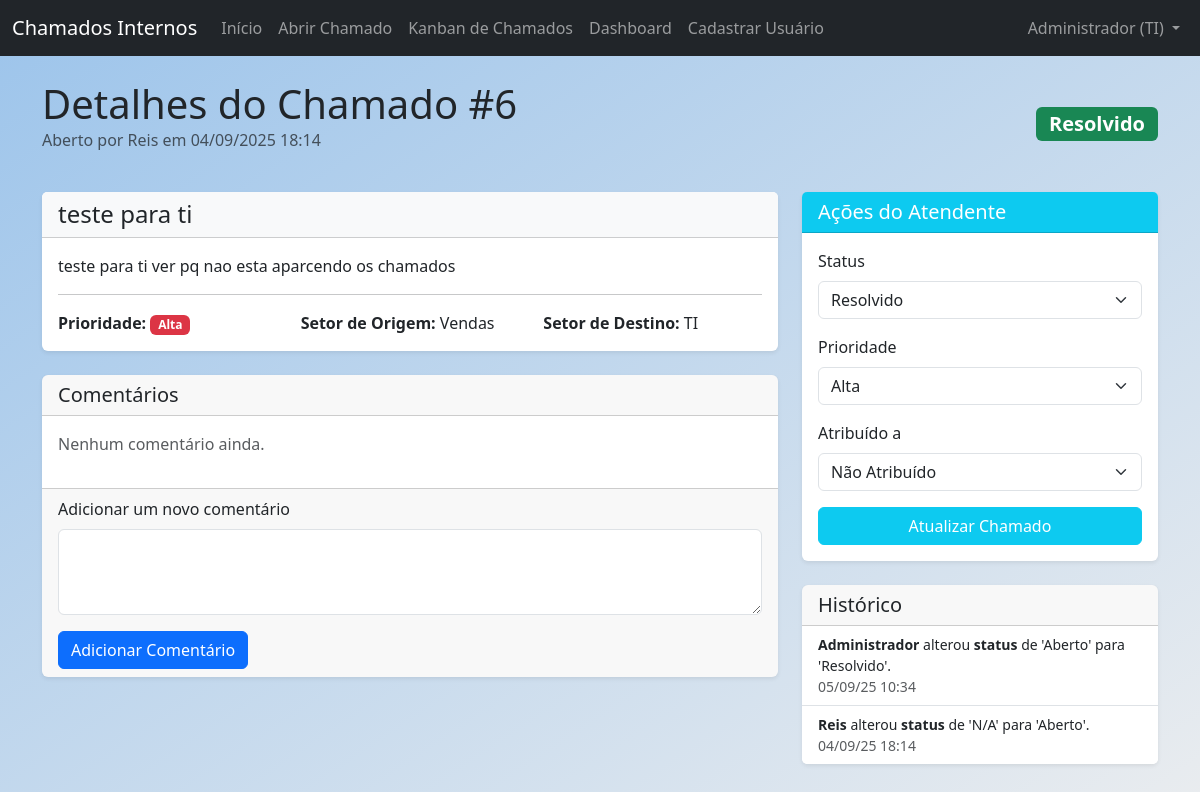
The app's page /ticket/6 (signed in) with its own data.
### app/models.py (models this page shows, shortened)
class User(db.Model, UserMixin):
    id = db.Column(db.Integer, primary_key=True)
    name = db.Column(db.String(100), nullable=False)
    email = db.Column(db.String(120), unique=True, nullable=False)
    sector = db.Column(db.String(50), nullable=False)
    password = db.Column(db.String(128), nullable=False)
    access_level = db.Column(db.String(20), nullable=False, default='colaborador') # colaborador, tecnico, administrador
    created_at = db.Column(db.DateTime, default=datetime.utcnow)
    tickets_created = db.relationship('Ticket', backref='author', lazy=True, foreign_keys='Ticket.user_id')
    tickets_assigned = db.relationship('Ticket', backref='assignee_user', lazy=True, foreign_keys='Ticket.assigned_to')
    comments = db.relationship('Comment', backref='comment_author', lazy=True)

class Ticket(db.Model):
    id = db.Column(db.Integer, primary_key=True)
    title = db.Column(db.String(150), nullable=False)
    description = db.Column(db.Text, nullable=False)
    user_id = db.Column(db.Integer, db.ForeignKey('user.id'), nullable=False) # Quem abriu o chamado
    origin_sector = db.Column(db.String(50), nullable=False)
    target_sector = db.Column(db.String(50), nullable=False)
    priority = db.Column(db.String(20), nullable=False, default='baixa') # baixa, media, alta
    status = db.Column(db.String(20), nullable=False, default='Aberto') # Aberto, Em Atendimento, Resolvido, Fechado
    created_at = db.Column(db.DateTime, default=datetime.utcnow)
    updated_at = db.Column(db.DateTime, default=datetime.utcnow, onupdate=datetime.utcnow)
    assigned_to = db.Column(db.Integer, db.ForeignKey('user.id'), nullable=True) # Quem está atendendo
    comments = db.relationship('Comment', backref='ticket', lazy=True, cascade="all, delete-orphan")
    history = db.relationship('TicketHistory', backref='ticket', lazy=True, cascade="all, delete-orphan")

class TicketHistory(db.Model):
    id = db.Column(db.Integer, primary_key=True)
    ticket_id = db.Column(db.Integer, db.ForeignKey('ticket.id'), nullable=False)
    changed_by_user_id = db.Column(db.Integer, db.ForeignKey('user.id'), nullable=True) # Usuário que fez a alteração
    field_changed = db.Column(db.String(50), nullable=False) # Ex: 'status', 'assigned_to', 'priority'
    old_value = db.Column(db.String(100), nullable=True)
    new_value = db.Column(db.String(100), nullable=True)
    timestamp = db.Column(db.DateTime, default=datetime.utcnow)
    changed_by = db.relationship('User', backref='history_changes', lazy=True)

### app/routes.py (the view, shortened to what this page needs)
@main.route('/ticket/<int:ticket_id>', methods=['GET', 'POST'])
@login_required
def view_ticket(ticket_id):
    ticket = Ticket.query.get_or_404(ticket_id)
    if ticket.user_id != current_user.id and \
       not (is_tecnico() and (ticket.target_sector == current_user.sector or ticket.origin_sector == current_user.sector or is_admin())):
        abort(403) # Usuário não tem permissão para ver este chamado
    comment_form = CommentForm()
    update_form = TicketUpdateForm()
    tecnicos = User.query.filter(or_(User.access_level == 'tecnico', User.access_level == 'administrador')).filter_by(sector=ticket.target_sector).all()
    update_form.assigned_to.choices = [(0, 'Não Atribuído')] + [(t.id, t.name) for t in tecnicos]
    if request.method == 'GET':
        update_form.status.data = ticket.status
        update_form.priority.data = ticket.priority
        update_form.assigned_to.data = ticket.assigned_to if ticket.assigned_to else 0 # Define como 0 se não atribuído
    return render_template('view_ticket.html',
                           title=ticket.title,
                           ticket=ticket,
                           comment_form=comment_form,
                           update_form=update_form,
                           is_tecnico=is_tecnico(),
                           is_admin=is_admin())

### app/forms.py
class CommentForm(FlaskForm):
    content = TextAreaField('Adicionar um novo comentário', validators=[DataRequired(), Length(min=5)])
    submit_comment = SubmitField('Adicionar Comentário')

class TicketUpdateForm(FlaskForm):
    status = SelectField('Status', choices=[
        ('Aberto', 'Aberto'),
        ('Em Atendimento', 'Em Atendimento'),
        ('Resolvido', 'Resolvido'),
        ('Fechado', 'Fechado')
    ], validators=[DataRequired()])
    priority = SelectField('Prioridade', choices=[
        ('baixa', 'Baixa'),
        ('media', 'Média'),
        ('alta', 'Alta')
    ], validators=[DataRequired()])
    assigned_to = SelectField('Atribuído a', choices=[], coerce=int)
    submit_update = SubmitField('Atualizar Chamado')

### app/__init__.py (called while the page is built)
@login_manager.user_loader
def load_user(user_id):
    from app.models import User
    return User.query.get(int(user_id))

### app/routes.py (called while the page is built)
def is_admin():
    return current_user.is_authenticated and current_user.access_level == 'administrador'

def is_tecnico():
    return current_user.is_authenticated and (current_user.access_level == 'tecnico' or current_user.access_level == 'administrador')

### app/templates/view_ticket.html (shortened to what this page needs)
{% extends "base.html" %}
{% block content %}
    <div class="d-flex justify-content-between align-items-center mb-4">
        <div>
            <h1 class="mb-0">Detalhes do Chamado #{{ ticket.id }}</h1>
            <p class="text-muted">Aberto por {{ ticket.author.name }} em {{ ticket.created_at.strftime('%d/%m/%Y %H:%M') }}</p>
        </div>
        <span class="badge fs-5
            {% if ticket.status == 'Aberto' %} bg-primary
            {% elif ticket.status == 'Em Atendimento' %} bg-dark
            {% elif ticket.status == 'Resolvido' %} bg-success
            {% else %} bg-secondary
            {% endif %}">
            {{ ticket.status }}
        </span>
    </div>
    <div class="row">
        <div class="col-md-8">
            <div class="card shadow-sm mb-4">
                <div class="card-header bg-light">
                    <h4 class="mb-0">{{ ticket.title }}</h4>
                </div>
                <div class="card-body">
                    <p class="card-text" style="white-space: pre-wrap;">{{ ticket.description }}</p>
                    <hr>
                    <div class="row">
                        <div class="col-sm-4"><strong>Prioridade:</strong>
                            {% if ticket.priority == 'alta' %}<span class="badge bg-danger">Alta</span>
                            {% elif ticket.priority == 'media' %}<span class="badge bg-warning text-dark">Média</span>
                            {% else %}<span class="badge bg-info">Baixa</span>{% endif %}
                        </div>
                        <div class="col-sm-4"><strong>Setor de Origem:</strong> {{ ticket.origin_sector }}</div>
                        <div class="col-sm-4"><strong>Setor de Destino:</strong> {{ ticket.target_sector }}</div>
                    </div>
                </div>
            </div>
            <div class="card shadow-sm mb-4">
                <div class="card-header"><h5 class="mb-0">Comentários</h5></div>
                <div class="card-body">
                    {% for comment in ticket.comments|sort(attribute='created_at', reverse=True) %}
                        <div class="d-flex mb-3">
                            <div class="flex-shrink-0 me-3">
                                <i class="fas fa-user-circle fa-2x text-muted"></i>
                            </div>
                            <div class="flex-grow-1">
                                <strong>{{ comment.comment_author.name }}</strong> <small class="text-muted ms-2">{{ comment.created_at.strftime('%d/%m/%Y %H:%M') }}</small>
                                <p>{{ comment.content }}</p>
                            </div>
                        </div>
                        {% if not loop.last %}<hr>{% endif %}
                    {% else %}
                        <p class="text-muted">Nenhum comentário ainda.</p>
                    {% endfor %}
                </div>
                <div class="card-footer">
                    <form method="POST" action="">
                        <div class="mb-3">
                            {{ comment_form.content.label(class="form-label") }}
                            {{ comment_form.content(class="form-control", rows=3) }}
                        </div>
                        {{ comment_form.submit_comment(class="btn btn-primary") }}
                    </form>
                </div>
            </div>
        </div>
        <div class="col-md-4">
            {% if is_tecnico %}
            <div class="card shadow-sm mb-4">
                <div class="card-header bg-info text-white"><h5 class="mb-0">Ações do Atendente</h5></div>
                <div class="card-body">
                    <form method="POST" action="">
                        <div class="mb-3">
                            {{ update_form.status.label(class="form-label") }}
                            {{ update_form.status(class="form-select") }}
                        </div>
                        <div class="mb-3">
                            {{ update_form.priority.label(class="form-label") }}
                            {{ update_form.priority(class="form-select") }}
                        </div>
                        <div class="mb-3">
                            {{ update_form.assigned_to.label(class="form-label") }}
                            {{ update_form.assigned_to(class="form-select") }}
                        </div>
                        <div class="d-grid">
                            {{ update_form.submit_update(class="btn btn-info text-white") }}
                        </div>
                    </form>
                </div>
            </div>
            {% endif %}
            <div class="card shadow-sm">
                <div class="card-header"><h5 class="mb-0">Histórico</h5></div>
                <ul class="list-group list-group-flush">
                    {% for entry in ticket.history|sort(attribute='timestamp', reverse=True) %}
                    <li class="list-group-item small">
                        <strong>{{ entry.changed_by.name }}</strong> alterou <strong>{{ entry.field_changed }}</strong>
                        de '{{ entry.old_value }}' para '{{ entry.new_value }}'.
                        <div class="text-muted">{{ entry.timestamp.strftime('%d/%m/%y %H:%M') }}</div>
                    </li>
                    {% else %}
                    <li class="list-group-item text-muted">Nenhuma alteração registrada.</li>
                    {% endfor %}
                </ul>
            </div>
        </div>
    </div>
{% endblock content %}

### app/templates/components/navbar.html (shortened to what this page needs)
<nav class="navbar navbar-expand-lg navbar-dark bg-dark">
    <div class="container-fluid">
        <a class="navbar-brand" href="{{ url_for('main.home') }}">Chamados Internos</a>
        <div class="collapse navbar-collapse" id="navbarNav">
            <ul class="navbar-nav me-auto mb-2 mb-lg-0">
                <li class="nav-item">
                    <a class="nav-link" href="{{ url_for('main.home') }}">Início</a>
                </li>
                {% if current_user.is_authenticated %}
                    <li class="nav-item">
                        <a class="nav-link" href="{{ url_for('main.create_ticket') }}">Abrir Chamado</a>
                    </li>
                    <li class="nav-item">
                        <a class="nav-link" href="{{ url_for('main.tickets_kanban') }}">Kanban de Chamados</a>
                    </li>
                    {% if current_user.access_level == 'administrador' or current_user.access_level == 'tecnico' %}
                        <li class="nav-item">
                            <a class="nav-link" href="{{ url_for('main.dashboard') }}">Dashboard</a>
                        </li>
                    {% endif %}
                    {% if current_user.access_level == 'administrador' %}
                        <li class="nav-item">
                            <a class="nav-link" href="{{ url_for('main.register') }}">Cadastrar Usuário</a>
                        </li>
                    {% endif %}
                {% endif %}
            </ul>
            <ul class="navbar-nav ms-auto mb-2 mb-lg-0">
                {% if current_user.is_authenticated %}
                    <li class="nav-item dropdown">
                        <a class="nav-link dropdown-toggle" href="#" id="navbarDropdown" role="button" data-bs-toggle="dropdown" aria-expanded="false">
                            {{ current_user.name }} ({{ current_user.sector }})
                        </a>
                    </li>
                {% else %}
                    <li class="nav-item">
                        <a class="nav-link" href="{{ url_for('main.login') }}">Login</a>
                    </li>
                {% endif %}
            </ul>
        </div>
    </div>
</nav>

### app/static/css/style.css (style rules this page uses)
body { background: linear-gradient(to bottom right, #9cc4eb, #e9ecef); background-attachment: fixed; }
.card { border: none; box-shadow: 0 4px 8px rgba(0,0,0,0.05); }

### records on screen
User: name "Administrador", sector "TI"
Ticket: id "6", created_at "04/09/2025 18:14", status "Resolvido", title "teste para ti", description "teste para ti ver pq nao esta aparcendo os chamados", origin_sector "Vendas", target_sector "TI", priority "Alta", assigned_to "Não Atribuído"
User: author.name "Reis"
TicketHistory: changed_by.name "Administrador", field_changed "status", old_value "Aberto", new_value "Resolvido", timestamp "05/09/25 10:34"
TicketHistory: changed_by.name "Reis", field_changed "status", old_value "N/A", new_value "Aberto", timestamp "04/09/25 18:14"

### other values on screen
{{ comment_form.content.label(class="form-label") }} "Adicionar um novo comentário"
{{ update_form.status.label(class="form-label") }} "Status"
{{ update_form.priority.label(class="form-label") }} "Prioridade"
{{ update_form.assigned_to.label(class="form-label") }} "Atribuído a"
